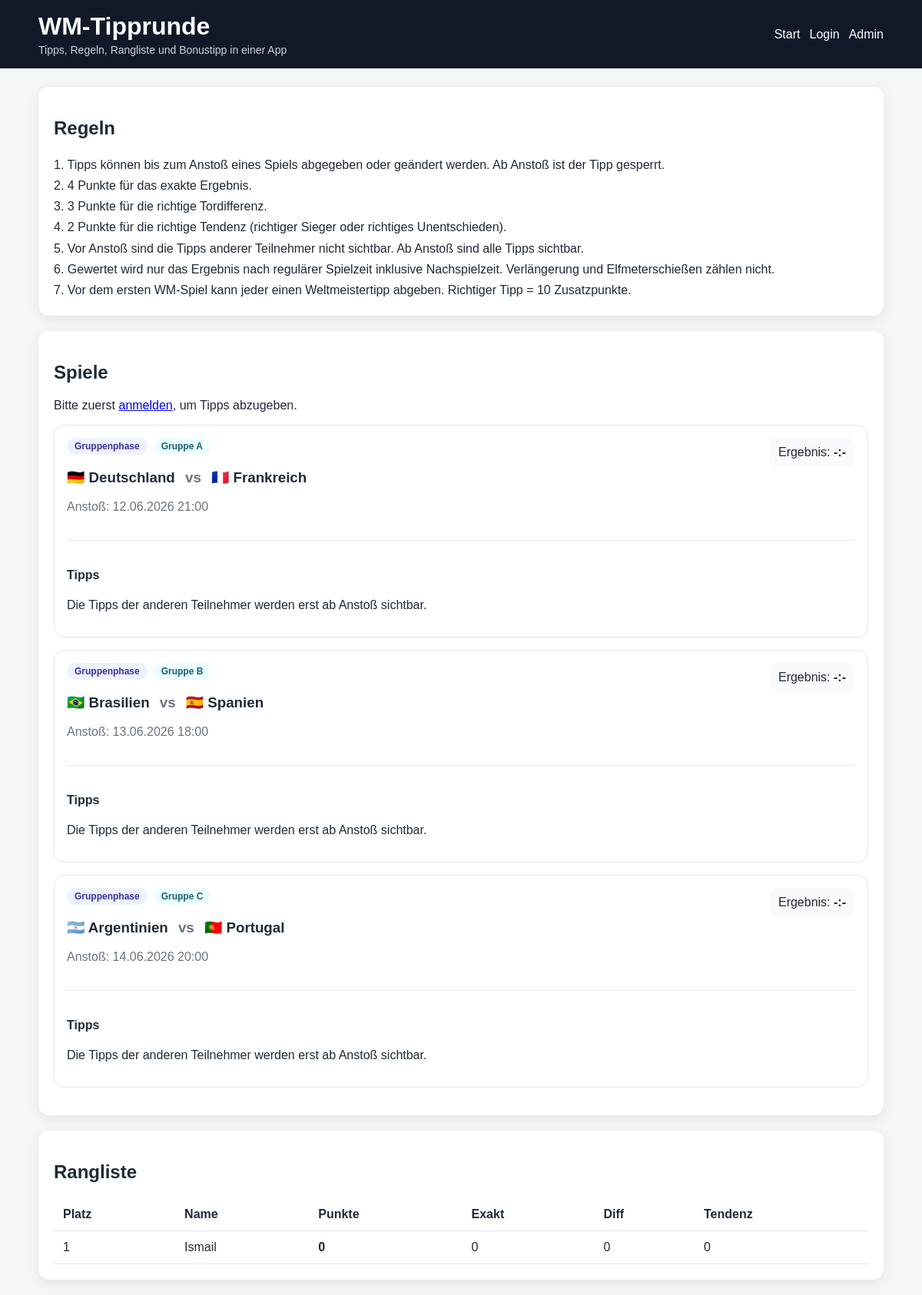
The page / on the database its author committed.
### Tipprunde.py (models this page shows)
class Settings(db.Model):
    id = db.Column(db.Integer, primary_key=True)
    champion_result = db.Column(db.String(80), nullable=True)
    rules_text = db.Column(db.Text, nullable=True)

class Match(db.Model):
    id = db.Column(db.Integer, primary_key=True)
    home_team = db.Column(db.String(80), nullable=False)
    away_team = db.Column(db.String(80), nullable=False)
    kickoff = db.Column(db.DateTime, nullable=False)
    stage = db.Column(db.String(50), nullable=False, default="Gruppenphase")
    group_name = db.Column(db.String(20), nullable=True)
    result_home = db.Column(db.Integer, nullable=True)
    result_away = db.Column(db.Integer, nullable=True)
    def has_started(self):
        return datetime.now() >= self.kickoff
    def has_result(self):
        return self.result_home is not None and self.result_away is not None

class User(db.Model):
    id = db.Column(db.Integer, primary_key=True)
    name = db.Column(db.String(80), unique=True, nullable=False)

### Tipprunde.py (the view)
@app.route("/")
def index():
    current_user = get_current_user()
    matches = Match.query.order_by(Match.kickoff.asc()).all()
    user_predictions = {}
    if current_user:
        preds = Prediction.query.filter_by(user_id=current_user.id).all()
        user_predictions = {p.match_id: p for p in preds}
    rows = [{
        "match": match,
        "display_predictions": visible_predictions(match),
        "open": match_is_open(match),
    } for match in matches]
    bonus_prediction = None
    if current_user:
        bonus_prediction = BonusPrediction.query.filter_by(user_id=current_user.id).first()
    settings = get_or_create_settings()
    return render_template(
        "index.html",
        current_user=current_user,
        rows=rows,
        user_predictions=user_predictions,
        ranking_rows=ranking(),
        bonus_prediction=bonus_prediction,
        bonus_open=bonus_is_open(),
        champion_result=settings.champion_result,
        rules_text=settings.rules_text,
    )

### Tipprunde.py (called while the page is built)
def get_flag(team_name: str) -> str:
    if not team_name:
        return "🏳️"
    return FLAG_MAP.get(team_name.strip().lower(), "🏳️")

def result_text(match):
    if match.has_result():
        return f"{match.result_home}:{match.result_away}"
    return "-:-"

@app.context_processor
def inject_globals():
    return {
        "get_flag": get_flag,
        "result_text": result_text,
    }

def get_current_user():
    user_id = session.get("user_id")
    if not user_id:
        return None
    return db.session.get(User, user_id)

def get_or_create_settings():
    settings = Settings.query.first()
    if not settings:
        settings = Settings(rules_text=DEFAULT_RULES)
        db.session.add(settings)
        db.session.commit()
    elif not settings.rules_text:
        settings.rules_text = DEFAULT_RULES
        db.session.commit()
    return settings

def get_first_kickoff():
    first_match = Match.query.order_by(Match.kickoff.asc()).first()
    return first_match.kickoff if first_match else None

def bonus_is_open():
    first_kickoff = get_first_kickoff()
    if not first_kickoff:
        return True
    return datetime.now() < first_kickoff

def match_is_open(match: Match):
    return datetime.now() < match.kickoff

def visible_predictions(match: Match):
    if match.has_started():
        return Prediction.query.filter_by(match_id=match.id).order_by(Prediction.created_at.asc()).all()
    current_user = get_current_user()
    if not current_user:
        return []
    return Prediction.query.filter_by(match_id=match.id, user_id=current_user.id).all()

def user_total_points(user: User):
    total = 0
    for pred in user.predictions:
        match = pred.match
        if match.has_result():
            total += calculate_points(pred.pred_home, pred.pred_away, match.result_home, match.result_away)
    settings = get_or_create_settings()
    bonus = BonusPrediction.query.filter_by(user_id=user.id).first()
    if bonus and settings.champion_result:
        if bonus.champion_team.strip().lower() == settings.champion_result.strip().lower():
            total += 10
    return total

### templates/index.html (shortened to what this page needs)
{% extends "base.html" %}
{% block content %}
<section class="card">
    <h2>Regeln</h2>
    <div class="rules-box">{{ rules_text | replace('\n', '<br>') | safe }}</div>
</section>
<section class="card">
    <h2>Spiele</h2>
    {% if not current_user %}
        <p>Bitte zuerst <a href="{{ url_for('login') }}">anmelden</a>, um Tipps abzugeben.</p>
    {% endif %}
    {% for row in rows %}
        {% set match = row.match %}
        <article class="match-card">
            <div class="match-top">
                <div>
                    <div class="stage-line">
                        <span class="stage-badge">{{ match.stage }}</span>
                        {% if match.group_name %}
                            <span class="group-badge">Gruppe {{ match.group_name }}</span>
                        {% endif %}
                    </div>
                    <h3>
                        {{ get_flag(match.home_team) }} {{ match.home_team }}
                        <span class="vs">vs</span>
                        {{ get_flag(match.away_team) }} {{ match.away_team }}
                    </h3>
                    <p class="kickoff">Anstoß: {{ match.kickoff.strftime("%d.%m.%Y %H:%M") }}</p>
                </div>
                <div class="result-box">
                    Ergebnis: <strong>{{ result_text(match) }}</strong>
                </div>
            </div>
            <div class="other-tips">
                <h4>Tipps</h4>
                {% if match.has_started() %}
                    {% if row.display_predictions %}
                        <div class="tips-list">
                            {% for p in row.display_predictions %}
                                <div class="tip-line">
                                    <span>{{ p.user.name }}</span>
                                    <strong>{{ p.pred_home }}:{{ p.pred_away }}</strong>
                                </div>
                            {% endfor %}
                        </div>
                    {% else %}
                        <p>Noch keine Tipps vorhanden.</p>
                    {% endif %}
                {% else %}
                    <p>Die Tipps der anderen Teilnehmer werden erst ab Anstoß sichtbar.</p>
                {% endif %}
            </div>
        </article>
    {% endfor %}
</section>
<section class="card">
    <h2>Rangliste</h2>
    <div class="ranking-table-wrap">
        <table class="ranking-table">
            <thead>
                <tr>
                    <th>Platz</th>
                    <th>Name</th>
                    <th>Punkte</th>
                    <th>Exakt</th>
                    <th>Diff</th>
                    <th>Tendenz</th>
                </tr>
            </thead>
            <tbody>
                {% for row in ranking_rows %}
                    <tr>
                        <td>{{ loop.index }}</td>
                        <td>{{ row.user.name }}</td>
                        <td><strong>{{ row.total }}</strong></td>
                        <td>{{ row.exact_count }}</td>
                        <td>{{ row.diff_count }}</td>
                        <td>{{ row.tendency_count }}</td>
                    </tr>
                {% endfor %}
            </tbody>
        </table>
    </div>
</section>
{% endblock %}

### templates/base.html (shortened to what this page needs)
<!DOCTYPE html>
<html lang="de">
<head>
    <link rel="stylesheet" href="{{ url_for('static', filename='style.css') }}">
</head>
<body>
<header class="topbar">
    <div class="container topbar-inner">
        <div>
            <h1>WM-Tipprunde</h1>
            <p class="top-subtitle">Tipps, Regeln, Rangliste und Bonustipp in einer App</p>
        </div>
        <nav class="nav">
            <a href="{{ url_for('index') }}">Start</a>
            {% if current_user %}
                <span class="user-badge">👤 {{ current_user.name }}</span>
                <a href="{{ url_for('logout') }}">Logout</a>
            {% else %}
                <a href="{{ url_for('login') }}">Login</a>
            {% endif %}
            <a href="{{ url_for('admin') }}">Admin</a>
        </nav>
    </div>
</header>
<main class="container">
    {% block content %}{% endblock %}
</main>
</body>
</html>

### static/style.css (style rules this page uses)
* { box-sizing: border-box; }
body { margin: 0; font-family: Arial, Helvetica, sans-serif; background: #f4f6f8; color: #1f2937; }
.container { width: min(1100px, 92%); margin: 0 auto; }
.topbar { background: #111827; color: white; padding: 16px 0; margin-bottom: 24px; }
.topbar-inner { display: flex; justify-content: space-between; align-items: center; gap: 16px; flex-wrap: wrap; }
.topbar h1 { margin: 0 0 4px; }
.top-subtitle { margin: 0; color: #cbd5e1; font-size: 14px; }
.nav { display: flex; flex-wrap: wrap; align-items: center; gap: 12px; }
.topbar a { color: white; text-decoration: none; }
.card { background: white; border-radius: 14px; padding: 20px; margin-bottom: 20px; box-shadow: 0 4px 16px rgba(0,0,0,0.08); }
.match-card { border: 1px solid #e5e7eb; border-radius: 14px; padding: 16px; margin-bottom: 16px; }
.match-top { display: flex; justify-content: space-between; gap: 16px; align-items: flex-start; flex-wrap: wrap; }
.stage-line { display: flex; gap: 8px; flex-wrap: wrap; margin-bottom: 8px; }
.stage-badge, .group-badge { display: inline-block; background: #eef2ff; color: #3730a3; border-radius: 999px; padding: 4px 10px; font-size: 12px; font-weight: bold; }
.group-badge { background: #ecfeff; color: #155e75; }
.vs { color: #6b7280; margin: 0 8px; }
.kickoff { margin-top: 6px; color: #6b7280; }
.result-box { background: #f9fafb; padding: 10px 12px; border-radius: 10px; }
.other-tips { margin-top: 18px; padding-top: 14px; border-top: 1px solid #e5e7eb; }
.rules-box { line-height: 1.7; }
.ranking-table-wrap { overflow-x: auto; }
.ranking-table { width: 100%; border-collapse: collapse; }
.ranking-table th, .ranking-table td { text-align: left; padding: 12px; border-bottom: 1px solid #e5e7eb; }

### rows shown on the page
Settings: rules_text "1. Tipps können bis zum Anstoß eines Spiels abgegeben oder geändert werden. Ab Anstoß ist der Tipp gesperrt. 2. 4 Punkte für das exakte Ergebnis. 3. 3 Punkte für die richtige Tordifferenz. 4. 2 Punkte für die richtige Tendenz (richtiger Sieger oder richtiges Unentschieden). 5. Vor Anstoß sind die Tipps anderer Teilnehmer nicht sichtbar. Ab Anstoß sind alle Tipps sichtbar. 6. Gewertet wird nur das Ergebnis nach regulärer Spielzeit inklusive Nachspielzeit. Verlängerung und Elfmeterschießen zählen nicht. 7. Vor dem ersten WM-Spiel kann jeder einen Weltmeistertipp abgeben. Richtiger Tipp = 10 Zusatzpunkte."
Match: stage "Gruppenphase", group_name "A", home_team "🇩🇪", home_team "Deutschland", away_team "🇫🇷", away_team "Frankreich", kickoff "12.06.2026 21:00", result_home "-:-"
Match: stage "Gruppenphase", group_name "B", home_team "🇧🇷", home_team "Brasilien", away_team "🇪🇸", away_team "Spanien", kickoff "13.06.2026 18:00", result_home "-:-"
Match: stage "Gruppenphase", group_name "C", home_team "🇦🇷", home_team "Argentinien", away_team "🇵🇹", away_team "Portugal", kickoff "14.06.2026 20:00", result_home "-:-"
User: user.name "Ismail"

### other values the page prints
{{ row.total }} "0"
{{ row.exact_count }} "0"
{{ row.diff_count }} "0"
{{ row.tendency_count }} "0"
